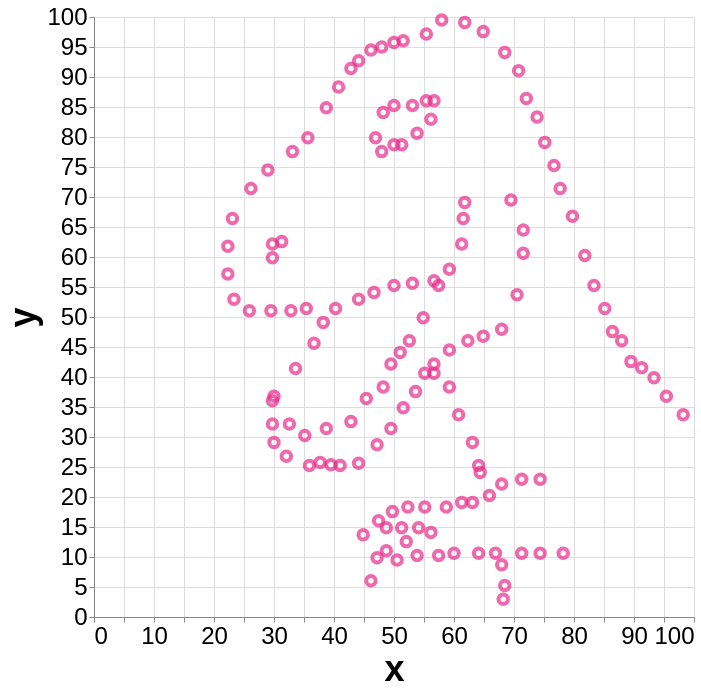

Vega-Lite specification for this chart:
### Vega-Lite specification from a JSON file in a GitHub repository (floating-point values rounded to 4 significant figures; data arrays with more than 128 entries replaced by an {"elided": "..."} marker saying what was removed)
{"config": {"view": {}, "mark": {}, "axis": {"labelFontSize": 24, "titleFontSize": 36}}, "data": {"name": "data-991087197c976e73da377fd363975649"}, "mark": {"type": "point", "color": "#e7298a"}, "encoding": {"size": {"value": 90}, "strokeWidth": {"value": 4}, "x": {"type": "quantitative", "field": "x"}, "y": {"type": "quantitative", "field": "y"}}, "height": 600, "width": 600, "$schema": "https://vega.github.io/schema/vega-lite/v5.json", "datasets": {"data-991087197c976e73da377fd363975649": {"elided": "142 records"}}}
